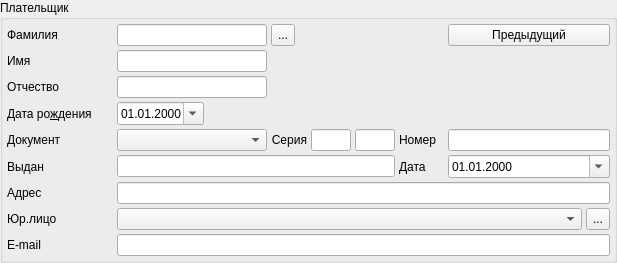
           <widget class="QGroupBox" name="grpPayer">
            <property name="title">
             <string>Плательщик</string>
            </property>
            <layout class="QGridLayout" name="gridLayout">
             <property name="margin">
              <number>4</number>
             </property>
             <property name="spacing">
              <number>4</number>
             </property>
             <item row="4" column="7" colspan="4">
              <widget class="QLineEdit" name="edtDocNumber">
               <property name="sizePolicy">
                <sizepolicy hsizetype="Minimum" vsizetype="Fixed">
                 <horstretch>0</horstretch>
                 <verstretch>0</verstretch>
                </sizepolicy>
               </property>
               <property name="maxLength">
                <number>16</number>
               </property>
              </widget>
             </item>
             <item row="0" column="0">
              <widget class="QLabel" name="lblLastName">
               <property name="sizePolicy">
                <sizepolicy hsizetype="Maximum" vsizetype="Preferred">
                 <horstretch>0</horstretch>
                 <verstretch>0</verstretch>
                </sizepolicy>
               </property>
               <property name="minimumSize">
                <size>
                 <width>106</width>
                 <height>0</height>
                </size>
               </property>
               <property name="text">
                <string>Фамилия</string>
               </property>
               <property name="buddy">
                <cstring>edtLastName</cstring>
               </property>
              </widget>
             </item>
             <item row="0" column="1" colspan="2">
              <widget class="QLineEdit" name="edtLastName">
               <property name="sizePolicy">
                <sizepolicy hsizetype="Expanding" vsizetype="Fixed">
                 <horstretch>0</horstretch>
                 <verstretch>0</verstretch>
                </sizepolicy>
               </property>
               <property name="maxLength">
                <number>32767</number>
               </property>
              </widget>
             </item>
             <item row="0" column="3">
              <widget class="QToolButton" name="btnGetClientInfo">
               <property name="sizePolicy">
                <sizepolicy hsizetype="Fixed" vsizetype="Ignored">
                 <horstretch>0</horstretch>
                 <verstretch>0</verstretch>
                </sizepolicy>
               </property>
               <property name="toolTip">
                <string>Подставить данные пациента</string>
               </property>
               <property name="text">
                <string>...</string>
               </property>
              </widget>
             </item>
             <item row="1" column="0">
              <widget class="QLabel" name="lblFirstName">
               <property name="sizePolicy">
                <sizepolicy hsizetype="Maximum" vsizetype="Preferred">
                 <horstretch>0</horstretch>
                 <verstretch>0</verstretch>
                </sizepolicy>
               </property>
               <property name="minimumSize">
                <size>
                 <width>106</width>
                 <height>0</height>
                </size>
               </property>
               <property name="text">
                <string>Имя</string>
               </property>
               <property name="buddy">
                <cstring>edtFirstName</cstring>
               </property>
              </widget>
             </item>
             <item row="1" column="1" colspan="2">
              <widget class="CFirstNameEditor" name="edtFirstName">
               <property name="sizePolicy">
                <sizepolicy hsizetype="Expanding" vsizetype="Fixed">
                 <horstretch>0</horstretch>
                 <verstretch>0</verstretch>
                </sizepolicy>
               </property>
              </widget>
             </item>
             <item row="2" column="0">
              <widget class="QLabel" name="lblPatrName">
               <property name="sizePolicy">
                <sizepolicy hsizetype="Maximum" vsizetype="Preferred">
                 <horstretch>0</horstretch>
                 <verstretch>0</verstretch>
                </sizepolicy>
               </property>
               <property name="minimumSize">
                <size>
                 <width>106</width>
                 <height>0</height>
                </size>
               </property>
               <property name="text">
                <string>Отчество</string>
               </property>
               <property name="buddy">
                <cstring>edtPatrName</cstring>
               </property>
              </widget>
             </item>
             <item row="2" column="1" colspan="2">
              <widget class="CPatrNameEditor" name="edtPatrName">
               <property name="sizePolicy">
                <sizepolicy hsizetype="Expanding" vsizetype="Fixed">
                 <horstretch>0</horstretch>
                 <verstretch>0</verstretch>
                </sizepolicy>
               </property>
              </widget>
             </item>
             <item row="3" column="0">
              <widget class="QLabel" name="lblBirthDate">
               <property name="sizePolicy">
                <sizepolicy hsizetype="Maximum" vsizetype="Preferred">
                 <horstretch>0</horstretch>
                 <verstretch>0</verstretch>
                </sizepolicy>
               </property>
               <property name="minimumSize">
                <size>
                 <width>106</width>
                 <height>0</height>
                </size>
               </property>
               <property name="text">
                <string>Дата ро&amp;ждения</string>
               </property>
               <property name="alignment">
                <set>Qt::AlignLeading|Qt::AlignLeft|Qt::AlignVCenter</set>
               </property>
               <property name="buddy">
                <cstring>edtBirthDate</cstring>
               </property>
              </widget>
             </item>
             <item row="3" column="1">
              <widget class="CDateEdit" name="edtBirthDate">
               <property name="sizePolicy">
                <sizepolicy hsizetype="Maximum" vsizetype="Fixed">
                 <horstretch>0</horstretch>
                 <verstretch>0</verstretch>
                </sizepolicy>
               </property>
               <property name="displayFormat">
                <string>dd.MM.yyyy</string>
               </property>
               <property name="calendarPopup">
                <bool>true</bool>
               </property>
              </widget>
             </item>
             <item row="4" column="0">
              <widget class="QLabel" name="lblDocument">
               <property name="sizePolicy">
                <sizepolicy hsizetype="Maximum" vsizetype="Preferred">
                 <horstretch>0</horstretch>
                 <verstretch>0</verstretch>
                </sizepolicy>
               </property>
               <property name="minimumSize">
                <size>
                 <width>106</width>
                 <height>0</height>
                </size>
               </property>
               <property name="text">
                <string>Документ</string>
               </property>
               <property name="buddy">
                <cstring>cmbDocType</cstring>
               </property>
              </widget>
             </item>
             <item row="4" column="1" colspan="2">
              <widget class="CRBComboBox" name="cmbDocType">
               <property name="sizePolicy">
                <sizepolicy hsizetype="Minimum" vsizetype="Fixed">
                 <horstretch>0</horstretch>
                 <verstretch>0</verstretch>
                </sizepolicy>
               </property>
               <property name="minimumSize">
                <size>
                 <width>150</width>
                 <height>0</height>
                </size>
               </property>
              </widget>
             </item>
             <item row="4" column="3">
              <widget class="QLabel" name="lblDocSerial">
               <property name="sizePolicy">
                <sizepolicy hsizetype="Preferred" vsizetype="Preferred">
                 <horstretch>0</horstretch>
                 <verstretch>0</verstretch>
                </sizepolicy>
               </property>
               <property name="text">
                <string>Серия</string>
               </property>
               <property name="alignment">
                <set>Qt::AlignRight|Qt::AlignTrailing|Qt::AlignVCenter</set>
               </property>
               <property name="buddy">
                <cstring>edtDocSerialLeft</cstring>
               </property>
              </widget>
             </item>
             <item row="4" column="4">
              <widget class="CDocSerialLeftEdit" name="edtDocSerialLeft">
               <property name="sizePolicy">
                <sizepolicy hsizetype="Minimum" vsizetype="Fixed">
                 <horstretch>0</horstretch>
                 <verstretch>0</verstretch>
                </sizepolicy>
               </property>
               <property name="maximumSize">
                <size>
                 <width>40</width>
                 <height>16777215</height>
                </size>
               </property>
               <property name="maxLength">
                <number>8</number>
               </property>
               <property name="echoMode">
                <enum>QLineEdit::Normal</enum>
               </property>
              </widget>
             </item>
             <item row="4" column="5">
              <widget class="CDocSerialRightEdit" name="edtDocSerialRight">
               <property name="sizePolicy">
                <sizepolicy hsizetype="Minimum" vsizetype="Fixed">
                 <horstretch>0</horstretch>
                 <verstretch>0</verstretch>
                </sizepolicy>
               </property>
               <property name="maximumSize">
                <size>
                 <width>40</width>
                 <height>16777215</height>
                </size>
               </property>
               <property name="maxLength">
                <number>8</number>
               </property>
              </widget>
             </item>
             <item row="4" column="6">
              <widget class="QLabel" name="lblDocNumber">
               <property name="sizePolicy">
                <sizepolicy hsizetype="Preferred" vsizetype="Preferred">
                 <horstretch>0</horstretch>
                 <verstretch>0</verstretch>
                </sizepolicy>
               </property>
               <property name="text">
                <string>Номер</string>
               </property>
               <property name="alignment">
                <set>Qt::AlignLeading|Qt::AlignLeft|Qt::AlignVCenter</set>
               </property>
               <property name="buddy">
                <cstring>edtDocNumber</cstring>
               </property>
              </widget>
             </item>
             <item row="5" column="0">
              <widget class="QLabel" name="lblDocOrigin">
               <property name="text">
                <string>Выдан</string>
               </property>
               <property name="buddy">
                <cstring>edtDocOrigin</cstring>
               </property>
              </widget>
             </item>
             <item row="5" column="1" colspan="5">
              <widget class="QLineEdit" name="edtDocOrigin">
               <property name="sizePolicy">
                <sizepolicy hsizetype="Expanding" vsizetype="Fixed">
                 <horstretch>0</horstretch>
                 <verstretch>0</verstretch>
                </sizepolicy>
               </property>
              </widget>
             </item>
             <item row="5" column="6">
              <widget class="QLabel" name="lblDocDate">
               <property name="text">
                <string>Дата</string>
               </property>
               <property name="buddy">
                <cstring>edtDocDate</cstring>
               </property>
              </widget>
             </item>
             <item row="6" column="0">
              <widget class="QLabel" name="lblStreetReg">
               <property name="sizePolicy">
                <sizepolicy hsizetype="Maximum" vsizetype="Preferred">
                 <horstretch>0</horstretch>
                 <verstretch>0</verstretch>
                </sizepolicy>
               </property>
               <property name="minimumSize">
                <size>
                 <width>106</width>
                 <height>0</height>
                </size>
               </property>
               <property name="text">
                <string>Адрес</string>
               </property>
               <property name="buddy">
                <cstring>edtRegAddress</cstring>
               </property>
              </widget>
             </item>
             <item row="7" column="0">
              <widget class="QLabel" name="lblOrganisation">
               <property name="sizePolicy">
                <sizepolicy hsizetype="Maximum" vsizetype="Preferred">
                 <horstretch>0</horstretch>
                 <verstretch>0</verstretch>
                </sizepolicy>
               </property>
               <property name="minimumSize">
                <size>
                 <width>106</width>
                 <height>0</height>
                </size>
               </property>
               <property name="text">
                <string>Юр.лицо</string>
               </property>
               <property name="buddy">
                <cstring>cmbOrganisation</cstring>
               </property>
              </widget>
             </item>
             <item row="1" column="3" colspan="8">
              <spacer name="horizontalSpacer_5">
               <property name="orientation">
                <enum>Qt::Horizontal</enum>
               </property>
               <property name="sizeHint" stdset="0">
                <size>
                 <width>339</width>
                 <height>20</height>
                </size>
               </property>
              </spacer>
             </item>
             <item row="2" column="3" colspan="8">
              <spacer name="horizontalSpacer_6">
               <property name="orientation">
                <enum>Qt::Horizontal</enum>
               </property>
               <property name="sizeHint" stdset="0">
                <size>
                 <width>339</width>
                 <height>20</height>
                </size>
               </property>
              </spacer>
             </item>
             <item row="3" column="2" colspan="9">
              <spacer name="horizontalSpacer_8">
               <property name="orientation">
                <enum>Qt::Horizontal</enum>
               </property>
               <property name="sizeHint" stdset="0">
                <size>
                 <width>402</width>
                 <height>20</height>
                </size>
               </property>
              </spacer>
             </item>
             <item row="5" column="7" colspan="4">
              <widget class="CDateEdit" name="edtDocDate">
               <property name="sizePolicy">
                <sizepolicy hsizetype="Minimum" vsizetype="Maximum">
                 <horstretch>0</horstretch>
                 <verstretch>0</verstretch>
                </sizepolicy>
               </property>
               <property name="displayFormat">
                <string>dd.MM.yyyy</string>
               </property>
               <property name="calendarPopup">
                <bool>true</bool>
               </property>
              </widget>
             </item>
             <item row="6" column="1" colspan="10">
              <widget class="QLineEdit" name="edtRegAddress">
               <property name="sizePolicy">
                <sizepolicy hsizetype="Expanding" vsizetype="Fixed">
                 <horstretch>0</horstretch>
                 <verstretch>0</verstretch>
                </sizepolicy>
               </property>
              </widget>
             </item>
             <item row="7" column="10">
              <widget class="QToolButton" name="btnSelectOrganisation">
               <property name="sizePolicy">
                <sizepolicy hsizetype="Fixed" vsizetype="Ignored">
                 <horstretch>0</horstretch>
                 <verstretch>0</verstretch>
                </sizepolicy>
               </property>
               <property name="toolTip">
                <string>Выбрать организацию</string>
               </property>
               <property name="text">
                <string>...</string>
               </property>
              </widget>
             </item>
             <item row="7" column="1" colspan="9">
              <widget class="COrgComboBox" name="cmbOrganisation">
               <property name="sizePolicy">
                <sizepolicy hsizetype="Minimum" vsizetype="Fixed">
                 <horstretch>0</horstretch>
                 <verstretch>0</verstretch>
                </sizepolicy>
               </property>
               <property name="whatsThis">
                <string>место работы пациента</string>
               </property>
              </widget>
             </item>
             <item row="0" column="4" colspan="3">
              <spacer name="horizontalSpacer_39">
               <property name="orientation">
                <enum>Qt::Horizontal</enum>
               </property>
               <property name="sizeHint" stdset="0">
                <size>
                 <width>57</width>
                 <height>20</height>
                </size>
               </property>
              </spacer>
             </item>
             <item row="0" column="7" colspan="4">
              <widget class="QPushButton" name="btnPrevious">
               <property name="sizePolicy">
                <sizepolicy hsizetype="Minimum" vsizetype="Ignored">
                 <horstretch>0</horstretch>
                 <verstretch>0</verstretch>
                </sizepolicy>
               </property>
               <property name="text">
                <string>Предыдущий</string>
               </property>
              </widget>
             </item>
             <item row="8" column="0">
              <widget class="QLabel" name="lblEMail">
               <property name="text">
                <string>E-mail</string>
               </property>
               <property name="buddy">
                <cstring>edtEmail</cstring>
               </property>
              </widget>
             </item>
             <item row="8" column="1" colspan="10">
              <widget class="QLineEdit" name="edtEmail"/>
             </item>
            </layout>
           </widget>
